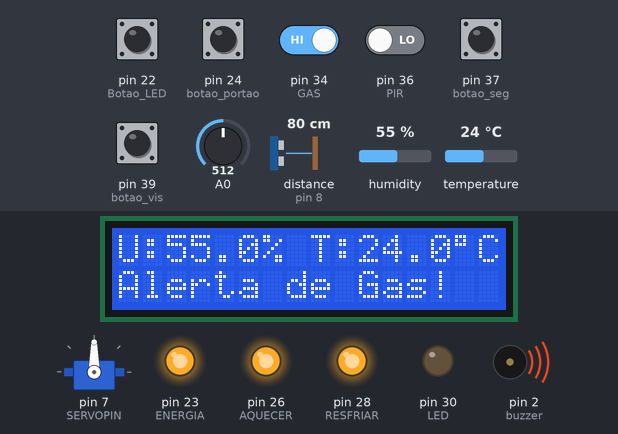
Simulated run of this sketch. Board: Arduino Mega 2560, built with avr-gcc and run on an emulated ATmega2560. Shown: 16×2 character LCD, servo, output pins drawn as LEDs (lit = HIGH), buzzer (waves = sounding). Wiring (inferred from the names in the program): ultrasonic range finder: trigger pin 9; echo pin 8. The test bench sets the inputs (shaded band); at power-on: pin 22 (Botao_LED), pin 34 (GAS), pin 37 (botao_seg), pin 39 (botao_vis) HIGH, pin 24 (botao_portao), pin 36 (PIR) LOW, distance to the obstacle (sensor on pin 8) 80 cm, A0 = 512, humidity 55 %, temperature 24 °C. The echo pulse lasts 58.3 µs per cm; pins used as bus, display or sensor lines are not drawn.

Above: at 1.1 s.
1.7 s: pin 37 (botao_seg) pulled LOW for 0.15 s
At 3.2 s:
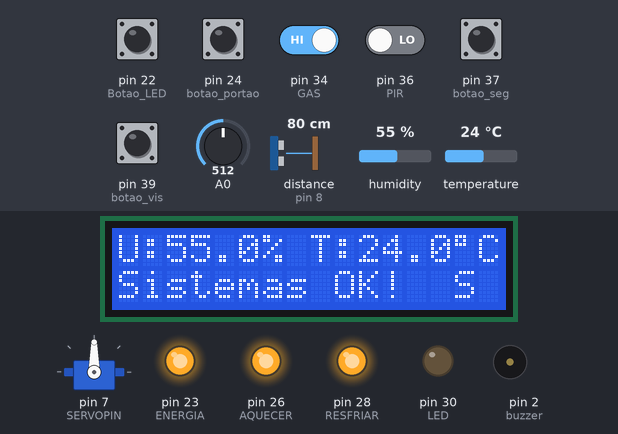
3.5 s: pin 34 (GAS) driven LOW
At 5.5 s:
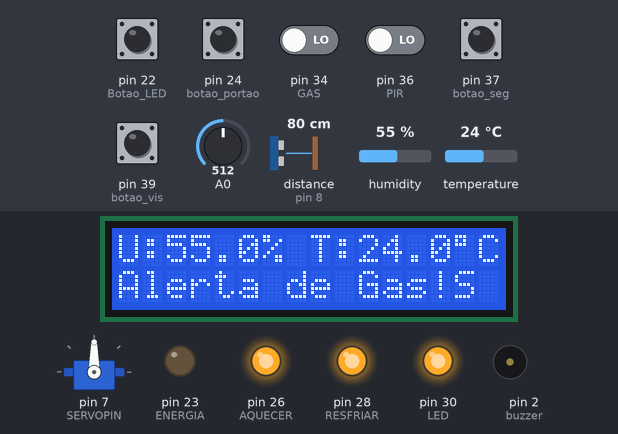
6.6 s: pin 39 (botao_vis) pulled LOW for 1 s
8.2 s: pin 37 (botao_seg) pulled LOW for 1 s
9.8 s: pin 34 (GAS) driven HIGH
At 12.0 s:
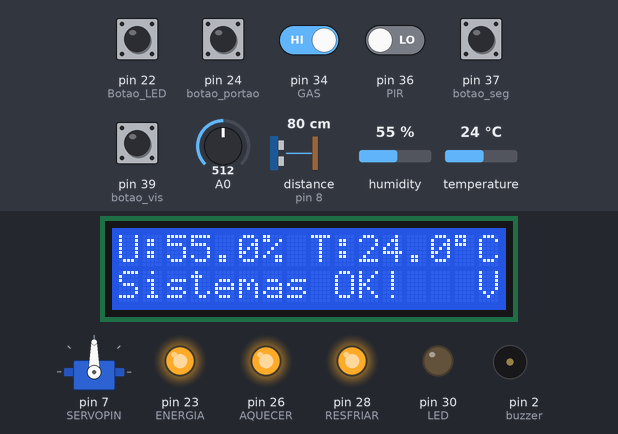
12.6 s: distance to the obstacle (sensor on pin 8) set to 54 cm
14.4 s: distance to the obstacle (sensor on pin 8) set to 45 cm
At 15.6 s:
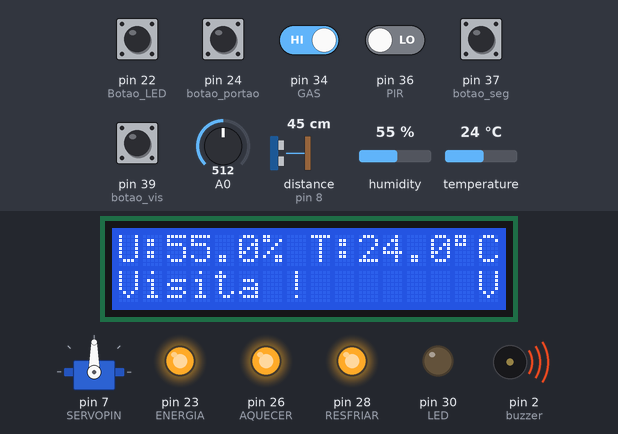
Timing chart, 0 to 18.7 s (numbered marks = the images above; inputs shaded):
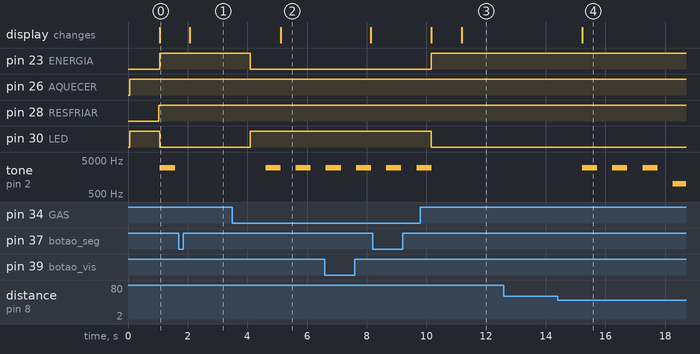

The sketch:

Codigo.ino
```cpp
/*  Instituto Federal de Educação, Ciência e Tecnologia de Santa Catarina-Campus Florianópolis
 *  Unidade Curricular: Projeto Integrador II
 *
 *  Alunno: Emmanuel Reitz Guesser
 *
 *  Semestre 2021.2
 *
 * Codigo para automacao residencial
*/

//------------------ BIBLIOTECAS --------------------

//Sistema de Ventilacao

#include <DHT.h>

// Display LCD

#include <Wire.h>
#include <LiquidCrystal_I2C.h>

LiquidCrystal_I2C lcd(0x27, 16, 2);

// Portao
#include <Servo.h>
Servo SRV;

//------------------ DEFINIR PINOS ------------------

// Buzzer

#define buzzer 2

// Sistema GAS

#define GAS 34
#define ENERGIA 23

//Sistema Iluminacao

#define Botao_LED 22
#define LED 30

//Sistema de Ventilacao

#define DHT11PIN 38
#define RESFRIAR 28
#define AQUECER 26
#define DHTTYPE  DHT11
DHT dht(DHT11PIN, DHTTYPE);

//Sistema de  Segurança

#define PIR 36
#define botao_seg 37

// Sistema Visita

#define trigger 9
#define eco 8
#define botao_vis 39

// Portao

#define botao_portao 24
#define SERVOPIN 7

void setup() {

  //------------- Inicia Comunicacao ---------

  //DHT11

  dht.begin();

  // Inicia display

  lcd.init();
  lcd.setBacklight(HIGH);

  //------------- ENTRADAS E SAIDAS ---------------

  // Buzzer

  pinMode (buzzer, OUTPUT);

  // Sistema de GAS

  pinMode (GAS, INPUT);
  pinMode (ENERGIA, OUTPUT);

  // Sistema Iluminacao

  pinMode(Botao_LED, INPUT_PULLUP);
  pinMode(LED, OUTPUT);

  //Sistema de  Ventilacao

  pinMode (RESFRIAR, OUTPUT);
  pinMode (AQUECER, OUTPUT);

  // Sistema de Seguranca

  pinMode (PIR, INPUT);
  pinMode (botao_seg, INPUT_PULLUP);

  // Sistema Visita

  pinMode(trigger, OUTPUT);
  pinMode(eco, INPUT);
  pinMode(botao_vis, INPUT_PULLUP);

  //Portao

  pinMode(botao_portao,INPUT);
  SRV.attach(SERVOPIN);

}

void loop() {

  Buzzer();
  Sistema_GAS();
  Sistema_Iluminacao();
  Sistema_Ventilacao();
  Sistema_Seguranca();
  DisplayLCD();
  Sistema_Visita();
  Sistema_portao();

}

//---------------- DIFINIR VARIAVEIS ------------------

// Buzzer

const unsigned long periodo_buzzer = 500;
unsigned long tempo_tarefa_buzzer = 0;
int estado_alarme = LOW;
bool ligar_alarme = false;
unsigned short int freq_buzzer;

// Sistema GAS

bool MQ2;
const unsigned long periodo_tarefa_MQ2 = 1000;
unsigned long tempo_tarefa_MQ2 = 0;

// Sistema Iluminacao

int LDR = 0;
bool BotaoRetencao();

// Sistema Ventilacao

const unsigned long periodo_tarefa_DHT = 1000;
unsigned long tempo_tarefa_DHT = millis();
float t, h;

// Sistema de Segurança

bool alarme_seg, sist_seg = false, botao_alarme;

//Display LCD

const unsigned long periodo_LCD = 1000;
unsigned long tempo_tarefa_LCD = 0;

// Sistema Visita

int aciona_visita = false;
long tempo_acionado_visita = 3000;
const unsigned long periodo_tarefa_SD = 100;
unsigned long ultimo_tempo_visita = 0;
unsigned long tempo_tarefa_SD = 0;
long duracao;
float dist;

//Portao

int pos = 0;
const unsigned long periodo_tarefa_servo = 1000;
unsigned long tempo_tarefa_servo = 0;

//--------------------------- FUNCOES ----------------------------

// Buzzer

void Buzzer() {

unsigned long tempo_atual_buzzer = millis ();

  //Aciona o buzzer a cada 500 ms
  if (tempo_atual_buzzer - tempo_tarefa_buzzer > periodo_buzzer) {

    tempo_tarefa_buzzer = tempo_atual_buzzer;

    if (MQ2 == 0 || alarme_seg == true || aciona_visita == true) {

      if (estado_alarme == HIGH) {
        estado_alarme = LOW;
        tone(buzzer, freq_buzzer);
      }else {
        estado_alarme = HIGH;
        noTone(buzzer);
        digitalWrite(buzzer, HIGH);
      }
    }else {
      noTone(buzzer);
      digitalWrite(buzzer, HIGH);

    }
  }
}

// Sistema GAS

void Sistema_GAS() {

  unsigned long tempo_atual_MQ2 = millis ();

  //Leitura caso tenha passado 1000 ms
  if (tempo_atual_MQ2 - tempo_tarefa_MQ2 > periodo_tarefa_MQ2) {

    tempo_tarefa_MQ2 = tempo_atual_MQ2;

    // Faz a leitura do sensor
    MQ2 = digitalRead(GAS);
    }

  //Caso detectado a presenca de gas ativa o buzzer e desliga a energia da casa
  if(MQ2 == 0){

    freq_buzzer = 3000;
    digitalWrite(ENERGIA, LOW);
    } else{

    digitalWrite(ENERGIA, HIGH);
    }
}

//Sistema Iluminacao

void Sistema_Iluminacao(){

  //Le o sensor LDR
  LDR = analogRead(A0);

  //Liga o led caso ligar pelo botao e iluminacao baixa
  if (BotaoRetencao()&& LDR < 500) {
    digitalWrite(LED, HIGH);
  }
  //Liga o led caso tiver gas ou alarme acionado
  else if (MQ2 == false || alarme_seg == true){
    digitalWrite(LED, HIGH);
   }

  else {
    digitalWrite(LED, LOW);
   }

}
// Funcao para eliminar o efeito bounce
bool BotaoRetencao() {
  #define tempoDebounce 50

   bool estadoBotao;
   static bool estadoBotaoAnt;
   static bool estadoRet = true;
   static unsigned long delayBotao = 0;

   if ( (millis() - delayBotao) > tempoDebounce ) {
      estadoBotao = digitalRead(Botao_LED);
      if ( estadoBotao && (estadoBotao != estadoBotaoAnt) ) {
         estadoRet = !estadoRet;
         delayBotao = millis();
      }
      estadoBotaoAnt = estadoBotao;
   }
  return estadoRet;
}

// Sistema de Ventilacao

void Sistema_Ventilacao() {
  unsigned long tempo_atual_DHT = millis ();

  //Realiza a leitura do sensor DHT a  cada 1000  ms
  if (tempo_atual_DHT - tempo_tarefa_DHT > periodo_tarefa_DHT) {

    h = dht.readHumidity();
    t = dht.readTemperature();
  }

  //Caso temperatura menor  que 22 graus liga o aquecedor
  if (t<22) {
    digitalWrite(AQUECER, HIGH);
  }
  //Caso temperatura maior que 22 graus liga o resfriador
  else if (t>22) {
    digitalWrite(RESFRIAR, HIGH);
  }else{
    digitalWrite(AQUECER, LOW);
  }
}

// Sistema de Segurança

void Sistema_Seguranca() {

  //Caso ativado o sistema de segurança, realiza a leitura do PIR
  if (BotaoRetencao2() == true){
      if (digitalRead(PIR) == HIGH) {
      alarme_seg = true;
      freq_buzzer = 5000;
   }else {
    alarme_seg = false;
   }
  }else{
    alarme_seg = false;
  }
}

//Funçao que elimina o efeito bounce do botao que ativa o sistema de segurança
bool BotaoRetencao2(){
  #define tempoDebounce 50

  bool estadoBotao;
  static bool estadoBotaoAnt;
  static bool estadoRet = true;
  static unsigned long delayBotao = 0;

  if ( (millis() - delayBotao) > tempoDebounce ) {
    estadoBotao = digitalRead(botao_seg);
    if ( estadoBotao && (estadoBotao != estadoBotaoAnt) ) {
      estadoRet = !estadoRet;
      delayBotao = millis();
    }
    estadoBotaoAnt = estadoBotao;
  }
  return estadoRet;
}

// Display LCD

void DisplayLCD() {

  unsigned long tempo_atual_LCD = millis ();

  //Atualiza o Display a cada 1000 ms
  if (tempo_atual_LCD - tempo_tarefa_LCD > periodo_LCD) {

    tempo_tarefa_LCD = tempo_atual_LCD;

    //Escreve umidade e temperatura
    lcd.setCursor(0, 0);
    lcd.print(F("U:"));
    lcd.setCursor(2, 0);
    lcd.print(h);
    lcd.setCursor(6, 0);
    lcd.print(F("% "));
    lcd.setCursor(8, 0);
    lcd.print(F("T: "));
    lcd.setCursor(10, 0);
    lcd.print(t);
    lcd.setCursor(14, 0);
    lcd.write(223); // Caracter °
    lcd.print(F("C"));

    //Escreve informaçoes do sistema
    lcd.setCursor(0, 1);

    if (MQ2 == 0){
      lcd.print("Alerta de Gas!");
    }else if(alarme_seg == true){
      lcd.print("Invasao    ");
    }else if(aciona_visita == true){
      lcd.print("Visita !      ");
    }else {
      lcd.print("Sistemas OK!   ");
    }

    //Escreve se o sistema de visita e alarme estão ativados
    lcd.setCursor(14,1);
    if(BotaoRetencao2() == true){
      lcd.print("S");
    }else{
      lcd.print(" ");
    }
    lcd.setCursor(15,1);
    if(BotaoRetencao3() == true){
      lcd.print("V");
    }else{
      lcd.print(" ");
    }
  }
}

// Sistema de Visita

void Sistema_Visita(){
  unsigned long tempo_atual_visita = millis();
  unsigned long tempo_atual_SD = millis();

  //Realiza a leitura a cada 100 ms
  if (tempo_atual_SD - tempo_tarefa_SD > periodo_tarefa_SD){

    tempo_tarefa_SD = tempo_atual_SD;

    digitalWrite(trigger, LOW);
    delayMicroseconds(5);
    digitalWrite(trigger, HIGH);
    delayMicroseconds(10);
    digitalWrite(trigger, LOW);

    // Inicia contagem de tempo e lê o pino de eco
    duracao = pulseIn(eco, HIGH);

    // Calcular a distância
    dist = duracao * 0.034 / 2;
  }

  // Caso tiver algo a menos de 5 cm  e visita ativada aciona a campainha
  if(dist < 50 && BotaoRetencao3() == true){
    aciona_visita = true;
  }

  if (aciona_visita == true){
    if(tempo_atual_visita - ultimo_tempo_visita >= tempo_acionado_visita){
      freq_buzzer = 1000;
      ultimo_tempo_visita = tempo_atual_visita;
    }
  }
  if(dist > 50){
    ultimo_tempo_visita = tempo_atual_visita;
    aciona_visita = false;
  }
}

//Funçao que elimina o efeito bounce do botao que ativa o sistema de visita
bool BotaoRetencao3(){
  #define tempoDebounce 50

   bool estadoBotao;
   static bool estadoBotaoAnt;
   static bool estadoRet = true;
   static unsigned long delayBotao = 0;

   if ( (millis() - delayBotao) > tempoDebounce ) {
      estadoBotao = digitalRead(botao_vis);
      if ( estadoBotao && (estadoBotao != estadoBotaoAnt) ) {
         estadoRet = !estadoRet;
         delayBotao = millis();
      }
      estadoBotaoAnt = estadoBotao;
   }
  return estadoRet;
}

//Portao

void Sistema_portao(){
  unsigned long tempo_atual_servo = millis();

  if (digitalRead(botao_portao) == HIGH){

    if (tempo_atual_servo - tempo_tarefa_servo > periodo_tarefa_servo){

      tempo_tarefa_servo = tempo_atual_servo;

      for (pos = 0; pos <= 90; pos += 1) {
        // Troca de posição
        SRV.write(pos);
        // Aguarda 15 ms
        delay(15);
      }
    }
    for (pos = 90; pos >= 0; pos -= 1) {
      // Troca de posição
      SRV.write(pos);
      // Aguarda 15 ms
      delay(15);
    }
  }
}
```

Measured:
- the behaviour switches between 51 and 50 cm on distance to the obstacle (sensor on pin 8) (found by bisection; images 3 and 4)
- after the input at 1.7 s, the display: changes after 0.37 s (image 1)
- after the input at 3.5 s, pin 23 (ENERGIA): HIGH → LOW after 0.60 s; pin 30 (LED): LOW → HIGH after 0.60 s; tone on pin 2 (buzzer): alternates 3000 Hz for 0.51 s and silent for 0.50 s, starting after 1.1 s; the display: changes after 1.6 s (image 2)
- after the input at 9.8 s, pin 23 (ENERGIA): LOW → HIGH after 0.36 s; pin 30 (LED): HIGH → LOW after 0.36 s; tone on pin 2 (buzzer): goes on until 10.2 s, then stays silent; the display: first differs from a run without the input after 1.4 s (image 3)
- after the input at 12.6 s, every drawn part: stays the same
- after the input at 14.4 s, tone on pin 2 (buzzer): silent → 3000 Hz after 0.83 s, then repeats every 1.0 s: silent 0.50 s, 3000 Hz 0.50 s; the display: changes after 0.83 s (image 4)
